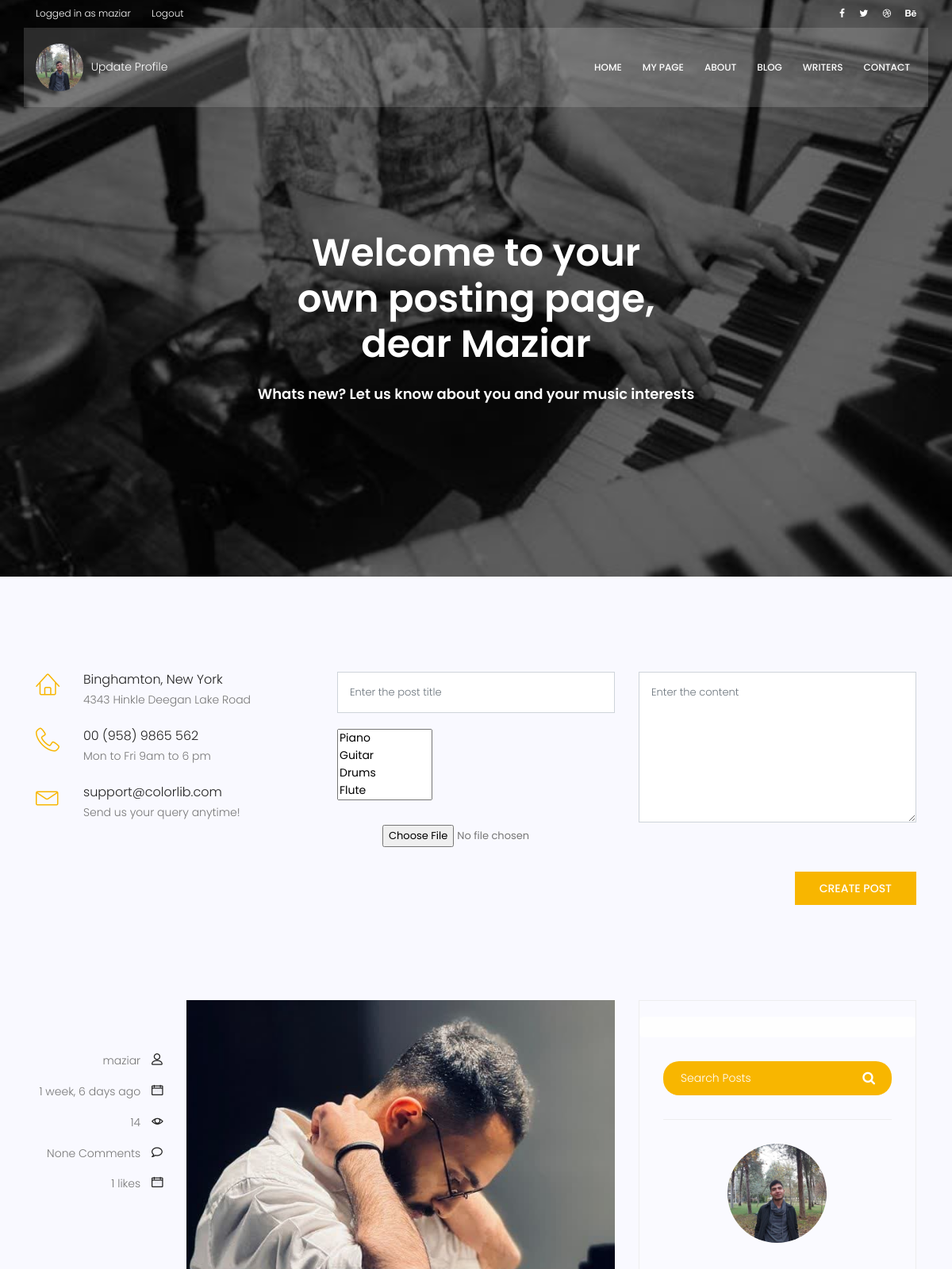
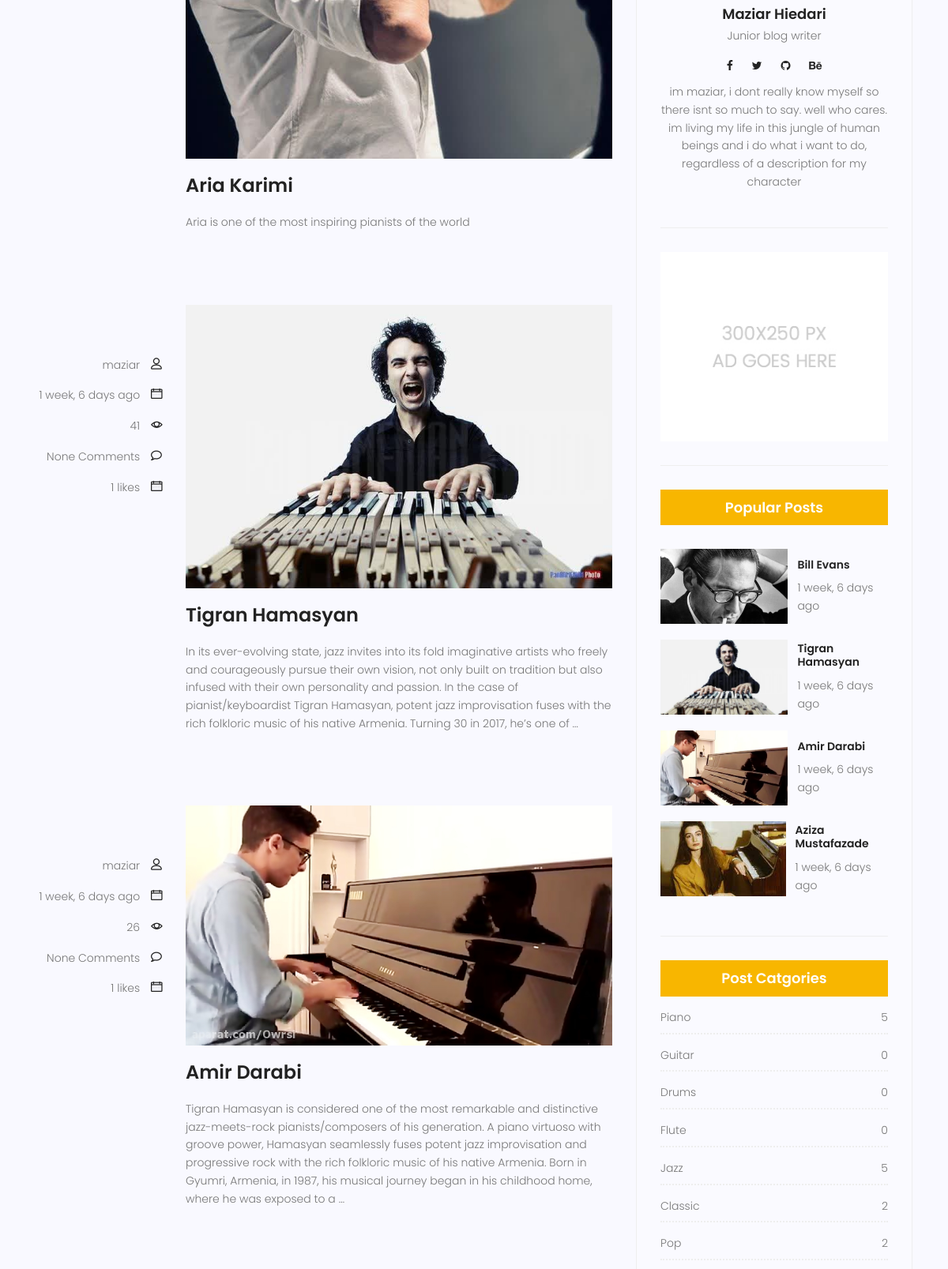
/writers/writer_view (signed in, upper part), run on the app's committed database (2 pictures, top to bottom).
### accounts/models.py (models this page shows)
class Profile(models.Model):
  user = models.OneToOneField(User,on_delete=models.CASCADE, related_name='profile')
  image = models.ImageField(default='default_profile.png',blank=True, null=True)
  bio = models.TextField(null=True, blank=True)

### blog/models.py (models this page shows, shortened)
class Post(models.Model):
  title = models.CharField(max_length=255)
  image = models.ImageField()
  content = models.TextField()
  published_date = models.DateTimeField(auto_now_add=True)
  updated_date = models.DateTimeField(auto_now=True)
  counted_views = models.IntegerField(default=1)
  category = models.ManyToManyField(Category)
  author = models.ForeignKey(User, on_delete=models.SET_NULL, null=True)
  approved = models.BooleanField(default=False)
  likes = models.ManyToManyField(User, related_name='blog_post')
  def total_likes(self):
     return self.likes.count()
  class Meta:
     ordering = ['published_date']

class Category(models.Model):
  name = models.CharField(max_length=255)
  image = models.ImageField(default='Chick_Corea.jpg')
  def __str__(self):
    return self.name

### writers/views.py (the view, shortened to what this page needs)
# urls.py: path('writer_view',views.new_post, name='writer_view')
@login_required
def new_post(request):
  profile = Profile.objects.get(user=request.user)
  posts = Post.objects.filter(author=request.user)
  profile = Profile.objects.get(user=request.user)
  posts = Post.objects.filter(author=request.user)
  form = Post_form()
  form.fields['title'].widget.attrs['class'] = 'common-input mb-20 form-control'
  form.fields['title'].widget.attrs['placeholder'] = 'Enter the post title'
  form.fields['content'].widget.attrs['class'] = 'common-textarea form-control'
  form.fields['content'].widget.attrs['placeholder'] = 'Enter the content'
  form.fields['category'].widget.attrs['class'] = 'form-group'
  bform = Blog_signup_form()
  bform.fields['bio'].widget.attrs['class'] = 'single-textarea'
  bform.fields['bio'].widget.attrs['placeholder'] = 'a little biography'
  return render(request, 'writers/writer_view.html',{
    'form':form,
    'posts':posts,
    'profile':profile,
    'bform':bform
  })

### blog/forms.py
class Post_form(forms.ModelForm):
  class Meta:
    model = Post
    fields = ['title','content','author','image','category']

### accounts/forms.py
class Blog_signup_form(ModelForm):
  class Meta:
    model = Profile
    fields = ['bio','image','user']

### blog/templatetags/blog_tags.py (called while the page is built)
@register.inclusion_tag('blog/post-categories.html')
def post_categories():
  category_counts = Category.objects.annotate(
  post_count=Count('post'))
  cat_dict = {}
  for category in category_counts:
    category_name = category.name
    post_count = category.post_count
    cat_dict[category_name] = post_count
  return {
    'categories':cat_dict
  }

@register.inclusion_tag('blog/popular.html')
def popular_posts():
  posts = Post.objects.filter(approved=True).order_by('-counted_views')[:4]
  return {
    'posts':posts
  }

@register.simple_tag(name='comments_count')
def func(pid):
  post = Post.objects.get(pk=pid)

### templates/writers/writer_view.html (shortened to what this page needs)
{% extends 'base.html' %}
{% load static %}
{% load humanize %}
{% load blog_tags %}
{% block content %}
<section class="banner-area relative blog-home-banner" id="home">
	<div class="overlay overlay-bg"></div>
	<div class="container">
		<div class="row d-flex align-items-center justify-content-center">
			<div class="about-content blog-header-content col-lg-12">
				<h1 class="text-white">
					Welcome to your own posting page, dear {{profile.user.first_name}}
				</h1>
				<br>
				<h4 class="text-white">
						Whats new? Let us know about you and your music interests
				</h4>
			</div>
		</div>
	</div>
</section>
{% if profile.user == request.user %}
<section class="contact-page-area section-gap">
<div class="container">
	<div class="row">
		<div class="col-lg-4 d-flex flex-column address-wrap">
			<div class="single-contact-address d-flex flex-row">
				<div class="icon">
					<span class="lnr lnr-home"></span>
				</div>
				<div class="contact-details">
					<h5>Binghamton, New York</h5>
					<p>
						4343 Hinkle Deegan Lake Road
					</p>
				</div>
			</div>
			<div class="single-contact-address d-flex flex-row">
				<div class="icon">
					<span class="lnr lnr-phone-handset"></span>
				</div>
				<div class="contact-details">
					<h5>00 (958) 9865 562</h5>
					<p>Mon to Fri 9am to 6 pm</p>
				</div>
			</div>
			<div class="single-contact-address d-flex flex-row">
				<div class="icon">
					<span class="lnr lnr-envelope"></span>
				</div>
				<div class="contact-details">
					<h5>support@colorlib.com</h5>
					<p>Send us your query anytime!</p>
				</div>
			</div>
		</div>
		<div class="col-lg-8">
			<form class="form-area contact-form text-right"  enctype="multipart/form-data" action="{% url 'writers:writer_view' %}"  method="post">
				<div class="row">
					<div class="col-lg-6 form-group">
						{{form.title}}
						{{form.category}}
						{{form.image}}
						<br>
					</div>
					<div class="col-lg-6 form-group">
						{{form.content}}
					</div>
					<div class="col-lg-12">
						<button type="submit" class="genric-btn primary" style="float: right;">Create Post</button>
					</div>
				</div>
			</form>
		</div>
	</div>
</div>
</section>
{% endif %}
<section class="post-content-area">
	<div class="container">
		<div class="row">
			<div class="col-lg-8 posts-list">
				{% for post in posts %}
				<div class="single-post row">
					<div class="col-lg-3  col-md-3 meta-details">
						<div class="user-details row">
							<p class="user-name col-lg-12 col-md-12 col-6"><a
									href="{% url 'blog:author' author_name=post.author %}">{{post.author.username}}</a> <span class="lnr lnr-user"></span></p>
							<p class="date col-lg-12 col-md-12 col-6"><a href="#">{{post.published_date|naturaltime}}</a> <span
									class="lnr lnr-calendar-full"></span></p>
							<p class="view col-lg-12 col-md-12 col-6"><a href="#">{{post.counted_views}}</a> <span
									class="lnr lnr-eye"></span></p>
							<p class="comments col-lg-12 col-md-12 col-6"><a href="#">{% comments_count post.id %} Comments</a> <span
									class="lnr lnr-bubble"></span></p>
									<p class="date col-lg-12 col-md-12 col-6"><a href="#">{{post.total_likes}} likes</a> <span
										class="lnr lnr-calendar-full"></span></p>
						</div>
					</div>
					<div class="col-lg-9 col-md-9 ">
						<div class="feature-img">
							<img class="img-fluid" src="{{post.image.url}}" alt="">
						</div>
						<a class="posts-title" href="{% url 'blog:single' pid=post.id %}">
							<h3>{{post.title}}</h3>
						</a>
						<p class="excert">
							{{post.content|truncatewords:60}}
						</p>
					</div>
				</div>
				{% endfor %}
			</div>
			<div class="col-lg-4 sidebar-widgets">
				<div class="widget-wrap">
					<div class="alert alert-light" role="alert">
					</div>
					{% include 'blog/search.html' %}
					{% if profile %}
								<div class="single-sidebar-widget user-info-widget">
									{% if profile.image %}
											<img src="{{profile.image.url}}" alt="" class="img-fluid">
										{% else %}
											<img src="{% static 'img/default_profile.png' %}">
										{% endif %}
									<a href="#"><h4>{{profile.user.first_name}} {{profile.user.last_name}}</h4></a>
									<p>
										Junior blog writer
									</p>
									<ul class="social-links">
										<li><a href="#"><i class="fa fa-facebook"></i></a></li>
										<li><a href="#"><i class="fa fa-twitter"></i></a></li>
										<li><a href="#"><i class="fa fa-github"></i></a></li>
										<li><a href="#"><i class="fa fa-behance"></i></a></li>
									</ul>
									<p>
										{% if profile.bio %}
											{{profile.bio}}
										{% endif %}
									</p>
								</div>
					{% endif %}
					{% include 'blog/ads.html' %}
					{% popular_posts %}
					{% post_categories %}
				</div>
			</div>
		</div>
	</div>
</section>
{% endblock %}

### templates/base.html (shortened to what this page needs)
{% load static %}
<!DOCTYPE html>
<html lang="zxx" class="no-js">
<head>
    <link rel="stylesheet" href="{% static 'css/linearicons.css' %}">
    <link rel="stylesheet" href="{% static 'css/font-awesome.min.css' %}">
    <link rel="stylesheet" href="{% static 'css/bootstrap.css' %}">
    <link rel="stylesheet" href="{% static 'css/magnific-popup.css' %}">
    <link rel="stylesheet" href="{% static 'css/jquery-ui.css' %}">
    <link rel="stylesheet" href="{% static 'css/nice-select.css' %}">
    <link rel="stylesheet" href="{% static 'css/animate.min.css' %}">
    <link rel="stylesheet" href="{% static 'css/owl.carousel.css' %}">
    <link rel="stylesheet" href="{% static 'css/main.css' %}">
  </head>
  <body>
    <header id="header">
      <div class="header-top">
        <div class="container">
          <div class="row align-items-center">
            <div class="col-lg-6 col-sm-6 col-6 header-top-left">
              <ul>
								{% if request.user.is_authenticated %}
                <li><a href="#">Logged in as {{request.user.username}}</a></li>
								<li><a href="{% url 'accounts:logout' %}">Logout</a></li>
								{% else %}
                <li><a href="{% url 'accounts:login' %}">Login</a></li>
								<li><a href="{% url 'accounts:signup' %}">Signup</a></li>
								{% endif %}
              </ul>
            </div>
            <div class="col-lg-6 col-sm-6 col-6 header-top-right">
            <div class="header-social">
              <a href="#"><i class="fa fa-facebook"></i></a>
              <a href="#"><i class="fa fa-twitter"></i></a>
              <a href="#"><i class="fa fa-dribbble"></i></a>
              <a href="#"><i class="fa fa-behance"></i></a>
            </div>
            </div>
          </div>
        </div>
      </div>
      <div class="container main-menu">
        <div class="row align-items-center justify-content-between d-flex">
            <div id="logo">
							{% if request.user.is_authenticated %}
              	<a href="{% url 'writers:writer_view' %}"><img src="{{user.profile.image.url}}" alt="" title="New Post" />
								</a>
							{% endif %}
            </div>
						<div class="my_div"><a  href="{% url 'accounts:update_profile' %}">Update Profile</a></div>
            <nav id="nav-menu-container">
              <ul class="nav-menu">
                <li><a href="{% url 'website:index' %}">Home</a></li>
								{% if request.user.is_authenticated %}
								<li class="menu-has-children"><a href="{% url 'writers:writer_view' %}">My page</a>
                </li>
								{% endif %}
                <li><a href="{% url 'website:about' %}">About</a></li>
                <li class="menu-has-children"><a href="{% url 'blog:index' %}">Blog</a>
                </li>
                <li class="menu-has-children"><a href="{% url 'writers:index' %}">Writers</a>
                </li>
                <li><a href="{% url 'website:contact' %}">Contact</a></li>
              </ul>
            </nav>
        </div>
      </div>
    </header>
    {% block content %}
    {% endblock %}
		</body>
	</html>

### templates/blog/popular.html
{% load static %}
{% load blog_tags %}
{% load humanize %}
<div class="single-sidebar-widget popular-post-widget">
  <h4 class="popular-title">Popular Posts</h4>
  <div class="popular-post-list">
    {% for post in posts %}
    <div class="single-post-list d-flex flex-row align-items-center">
      <div class="thumb">
        <img class="img-fluid" src="{{post.image.url}}" alt="">
      </div>
      <div class="details">
        <a href="{% url 'blog:single' pid=post.id %}"><h6>{{post.title}}</h6></a>
        <p>{{post.published_date|naturaltime}}</p>
      </div>
    </div>
    {% endfor %}
  </div>
</div>

### templates/blog/post-categories.html
{% load static %}
<div class="single-sidebar-widget post-category-widget">
  <h4 class="category-title">Post Catgories</h4>
  <ul class="cat-list">
    {% for cat,value in categories.items %}
    <li>
      <a href="{% url 'blog:category' cat_name=cat %}" class="d-flex justify-content-between">
        <p>{{cat}}</p>
        <p>{{value}}</p>
      </a>
    </li>
    {% endfor %}
  </ul>
</div>

### data on the page
Profile: user.first_name "Maziar", image (picture), user.last_name "Hiedari", bio "im maziar, i dont really know myself so there isnt so much to say. well who cares. im living my life in this jungle of human beings and i do what i want to do, regardless of a description for my character"
Post: author.username "maziar", published_date "1 week, 6 days ago", counted_views "14", id "None", total_likes "1", image (picture), title "Aria Karimi", content "Aria is one of the most inspiring pianists of the world"
Post: author.username "maziar", published_date "1 week, 6 days ago", counted_views "41", id "None", total_likes "1", image (picture), title "Tigran Hamasyan", content "In its ever-evolving state, jazz invites into its fold imaginative artists who freely and courageously pursue their own vision, not only built on tradition but also infused with their own personality and passion. In the case of pianist/keyboardist Tigran Hamasyan, potent jazz improvisation fuses with the rich folkloric music of his native Armenia. Turning 30 in 2017, he’s one of …"
Post: author.username "maziar", published_date "1 week, 6 days ago", counted_views "26", id "None", total_likes "1", image (picture), title "Amir Darabi", content "Tigran Hamasyan is considered one of the most remarkable and distinctive jazz-meets-rock pianists/composers of his generation. A piano virtuoso with groove power, Hamasyan seamlessly fuses potent jazz improvisation and progressive rock with the rich folkloric music of his native Armenia. Born in Gyumri, Armenia, in 1987, his musical journey began in his childhood home, where he was exposed to a …"
Post: image (picture), title "Bill Evans", published_date "1 week, 6 days ago"
Post: image (picture), title "Aziza Mustafazade", published_date "1 week, 6 days ago"
Category: categories "Piano"
Category: categories "Guitar"
Category: categories "Drums"
Category: categories "Flute"
Category: categories "Jazz"
Category: categories "Classic"
Category: categories "Pop"

### other printed values
{{ request.user.username }} "maziar"
{{ value }} "5" "0" "0" "0" "5" "2" "2"
